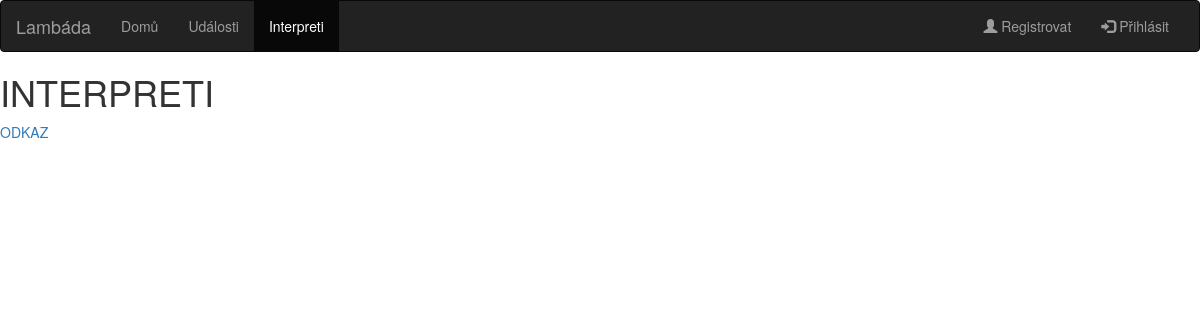
Page /interpreti.php on the earlier database version.
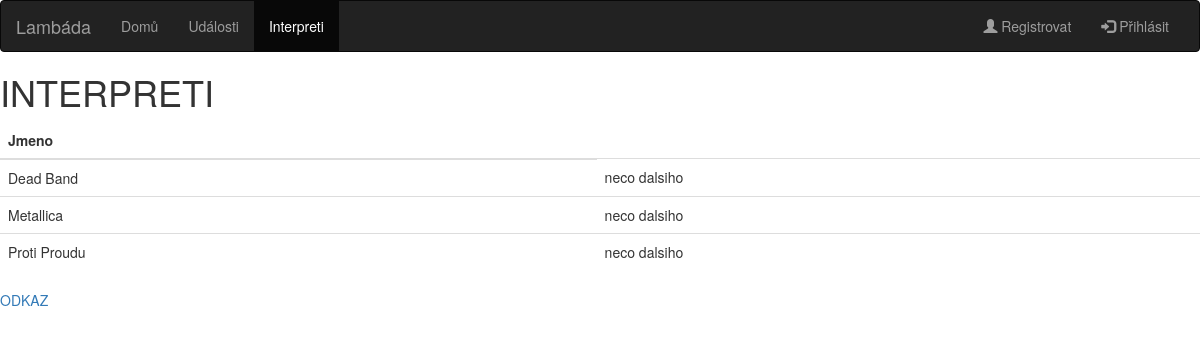
Same page on the later database version.
### tables this page shows
CREATE TABLE interpret (
  jmeno VARCHAR(50), 
  zanr VARCHAR(20),
  dat_vzniku DATE,
  dat_rozpusteni DATE,
  label VARCHAR(20)
);

### interpreti.php (the view, shortened to what this page needs)
<!DOCTYPE html>
<html>
	<head>
		<link rel="stylesheet" href="https://maxcdn.bootstrapcdn.com/bootstrap/3.3.7/css/bootstrap.min.css">
	</head>
	<body>
		<?php include 'database.php'; ?>
		<nav class="navbar navbar-inverse">
			<div class="container-fluid">
				<div class="navbar-header">
					<a class="navbar-brand" href="index.php">Lambáda</a>
				</div>
				<div class="collapse navbar-collapse" id="myNavbar">
					<ul class="nav navbar-nav">
						<li><a href="index.php">Domů</a></li>
						<li><a href="udalosti.php">Události</a></li>
						<li class="active"><a href="interpreti.php">Interpreti</a></li>
					</ul>
					<ul class="nav navbar-nav navbar-right">
						<li><a href="registration.php"><span class="glyphicon glyphicon-user"></span> Registrovat</a></li>
						<li><a href="#" data-toggle="popover" title="Login" data-placement="bottom" data-html="true" data-content='<?=$loginForm?>'><span class="glyphicon glyphicon-log-in"></span> Přihlásit</a></li>
					</ul>
				</div>
			</div>
		</nav>
		<h1>INTERPRETI</h1>
		<?php  include 'database.php';  ?>
		<?php
		$sql = "SELECT jmeno FROM interpret";
		$result = $conn->query($sql);
		if ($result->num_rows > 0) {
			echo "<table class='table table-hover'>";
			echo "<thead><tr><th>Jmeno</th></tr></thead>";
			echo "<tbody>";
			while($row = $result->fetch_assoc()) {
				echo "<tr>";
				echo "<td>" . $row["jmeno"] . "</td>";
				echo "<td>neco dalsiho</td>";
				echo "</tr>";
			}
			echo "</tbody>";
			echo "</table>";
		}
		?>
		<a href="kapela.php?jmeno=Metallica" > ODKAZ </a>
	</body>
</html>

### database.php (shortened to what this page needs)
<html>
	<head>
	</head>
	<body>
		<?php
			$loginForm = '<div class="container">
							<form action="index.php" class="form-horizontal" method="post">
								<div class="form-group row">
									<label class="col-sm-2" for="username">Login:</label>
								</div>
								<div class="form-group row">
									<div class="col-sm-2">
										<input type="text" class="form-control" id="login" name="login" placeholder="Enter login" required>
									</div>
								</div>
								<div class="form-group row">
									<label class="col-sm-2" for="pwd">Heslo:</label>
								</div>
								<div class="form-group row">
									<div class="col-sm-2">
										<input type="password" class="form-control" id="pwdlogin" name="pwdlogin" placeholder="Enter password" required>
									</div>
								</div>
								<div class="form-group row">
									<div class="col-sm-10">
										<button type="submit" class="btn btn-default" name="loginBtn">Prihlasit</button>
									</div>
								</div>
							</form>
						</div>';
		?>
	</body>
</html>

Differences in the rows shown:
added interpret: jmeno "Dead Band"
added interpret: jmeno "Metallica"
added interpret: jmeno "Proti Proudu"
Other differences:
text now shown: "Jmeno"
